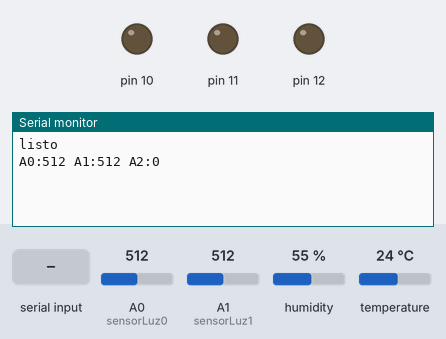
The sketch below on a simulated Arduino Uno, built with avr-gcc and run on an emulated ATmega328P. Parts: output pins drawn as LEDs (lit = HIGH), the last lines printed to the serial monitor. Wiring (inferred from the names in the program): DHT11 sensor: data pin 2. Inputs (shaded band) come from the test bench; at power-on: A0 (sensorLuz0) = 512, A1 (sensorLuz1) = 512, humidity 55 %, temperature 24 °C.

Above: at 1.2 s.
1.3 s: "90,45,200\n" received over Serial
At 3.0 s:
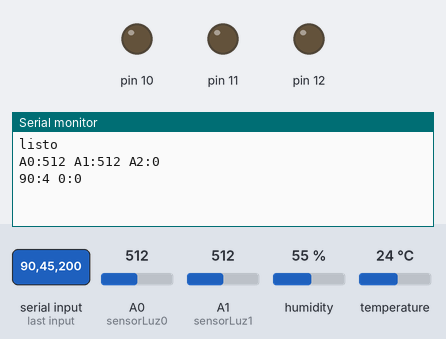
4.0 s: "90,45\n" received over Serial
At 5.9 s:
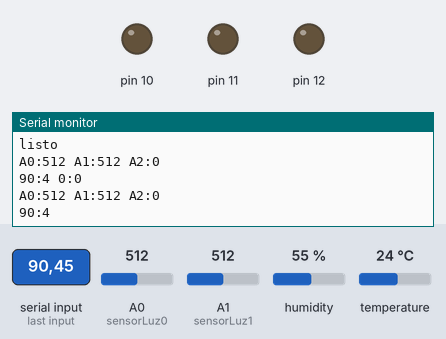

Measured:
- after the input at 1.3 s, the serial monitor: prints a new line after 1.2 s (image 1)
- after the input at 4.0 s, the serial monitor: prints a new line after 1.1 s (image 2)

The sketch:

CodigoArduino.ino
```cpp
#include <DHT.h>
#include "DHT.h"
#define DHTPIN 2 //Analog 1
#define DHTTYPE DHT11
DHT dht(DHTPIN, DHTTYPE);

String estadoSensores = String(); // El estado a enviar de los sensores, se envia a java

String strA0 = String(); // Representacion de los sensores en formato String
String strA1 = String();
String strA2 = String();

String strPin = String(); // Representacion del dispositivo en formato String

// Los pines donde van los componentes
int bombilla1 = 12;
int bombilla2 = 11;
int bombilla3 = 10;

// Los pines donde van los componentes
int sensorLuz0 = A0;
int sensorLuz1 = A1;
int sensorTemp0 = A2;

// Los valores actuales de los componentes
int valorSensorLuz0 = 0;
int valorSensorLuz1 = 0;
float valorSensorTemp0 = 0;

int lec_sensor = 0;

void setup() {
  Serial.begin (9600);
  // Los pines de las bombillas son salida
  pinMode (12, OUTPUT);
  pinMode (11, OUTPUT);
  pinMode (10, OUTPUT);

  Serial.println("listo");

}

void loop() {

  // Recogemos el estado de los sensores
  valorSensorLuz0 = analogRead(sensorLuz0);
  valorSensorLuz1 = analogRead(sensorLuz1);
  valorSensorTemp0 = dht.readTemperature();

  // Si de Java llega algo
  if (Serial.available() > 0) {

    // Lee el mensaje java con formato <nombre_dispositivo>:<estado_dispositivo>[*] (ej. 12:1 11:1 10:0)
    String inputJava = Serial.readString();

    int n_pin = inputJava.length()/5;

    int i = 0;
    while (i < n_pin) {
      String pin = inputJava.substring(i * 5 + 0, i * 5 + 2);
      String valor = inputJava.substring(i * 5 + 3, i * 5 + 4);

      Serial.print(pin.toInt());
      Serial.print(":");
      Serial.print(valor.toInt());
      Serial.print(" ");

      digitalWrite(pin.toInt(), valor.toInt());
      i++;
    }
    Serial.println("");
  }
  Serial.flush();

  if (lec_sensor%4 == 0) {
    strA0 = "A0:" + String(valorSensorLuz0);
    strA1 = " A1:" + String(valorSensorLuz1);
    strA2 = " A2:" + String((int) valorSensorTemp0);

    estadoSensores = strA0 + strA1;
    estadoSensores = estadoSensores + strA2;
    Serial.println(estadoSensores);
  }
  lec_sensor++;
  Serial.flush();
  delay(500);
}
```

DHT.h
```cpp
// (licence header left out)
#ifndef DHT_H
#define DHT_H

#if ARDUINO >= 100
 #include "Arduino.h"
#else
 #include "WProgram.h"
#endif


// Uncomment to enable printing out nice debug messages.
//#define DHT_DEBUG

// Define where debug output will be printed.
#define DEBUG_PRINTER Serial

// Setup debug printing macros.
#ifdef DHT_DEBUG
  #define DEBUG_PRINT(...) { DEBUG_PRINTER.print(__VA_ARGS__); }
  #define DEBUG_PRINTLN(...) { DEBUG_PRINTER.println(__VA_ARGS__); }
#else
  #define DEBUG_PRINT(...) {}
  #define DEBUG_PRINTLN(...) {}
#endif

// Define types of sensors.
#define DHT11 11
#define DHT12 12
#define DHT22 22
#define DHT21 21
#define AM2301 21


class DHT {
  public:
   DHT(uint8_t pin, uint8_t type, uint8_t count=6);
   void begin(uint8_t usec=55);
   float readTemperature(bool S=false, bool force=false);
   float convertCtoF(float);
   float convertFtoC(float);
   float computeHeatIndex(bool isFahrenheit=true);
   float computeHeatIndex(float temperature, float percentHumidity, bool isFahrenheit=true);
   float readHumidity(bool force=false);
   bool read(bool force=false);

 private:
  uint8_t data[5];
  uint8_t _pin, _type;
  #ifdef __AVR
    // Use direct GPIO access on an 8-bit AVR so keep track of the port and bitmask
    // for the digital pin connected to the DHT.  Other platforms will use digitalRead.
    uint8_t _bit, _port;
  #endif
  uint32_t _lastreadtime, _maxcycles;
  bool _lastresult;
  uint8_t pullTime; // Time (in usec) to pull up data line before reading

  uint32_t expectPulse(bool level);

};

class InterruptLock {
  public:
   InterruptLock() {
#if !defined(ARDUINO_ARCH_NRF52)
    noInterrupts();
#endif
   }
   ~InterruptLock() {
#if !defined(ARDUINO_ARCH_NRF52)
    interrupts();
#endif
   }
};

#endif
```
